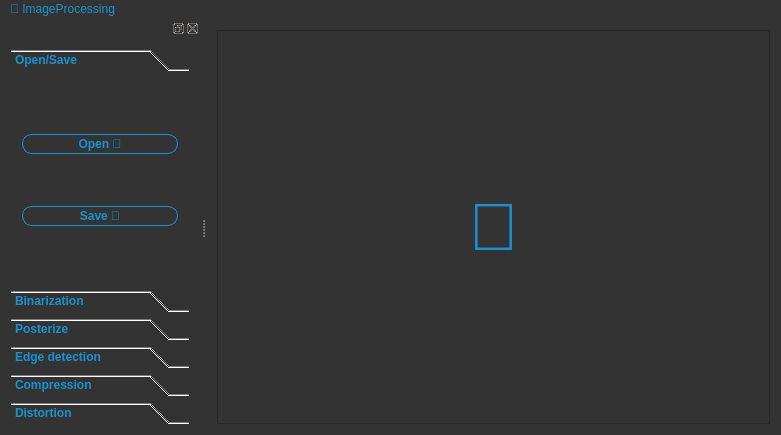
<?xml version="1.0" encoding="UTF-8"?>
<ui version="4.0">
 <class>MainWindow</class>
 <widget class="QMainWindow" name="MainWindow">
  <property name="geometry">
   <rect>
    <x>0</x>
    <y>0</y>
    <width>781</width>
    <height>435</height>
   </rect>
  </property>
  <property name="font">
   <font>
    <pointsize>50</pointsize>
   </font>
  </property>
  <property name="windowTitle">
   <string>MainWindow</string>
  </property>
  <property name="styleSheet">
   <string notr="true">#MainWindow {
	background:#333333;
}

QWidget { 
	color : #1793D1;
	background:#333333;
	font: &quot;Terminus (TTF)&quot;;
 }

QPushButton {
	border : 1px solid #1793D1;
	border-radius: 10px;
	padding: 2px;
}

QPushButton:hover {
	background:#1793D1;
	color: white;
}

QMenuBar {
	font: 75 14pt &quot;Terminus (TTF)&quot;;
}
</string>
  </property>
  <widget class="QWidget" name="centralWidget">
   <property name="styleSheet">
    <string notr="true">#centralWidget{
background:#333333;
}</string>
   </property>
   <layout class="QVBoxLayout" name="verticalLayout_7">
    <item>
     <widget class="QFrame" name="frame">
      <property name="toolTipDuration">
       <number>-1</number>
      </property>
      <property name="styleSheet">
       <string notr="true">#frame {
background:#333333;
}</string>
      </property>
      <property name="frameShape">
       <enum>QFrame::StyledPanel</enum>
      </property>
      <property name="frameShadow">
       <enum>QFrame::Raised</enum>
      </property>
      <property name="lineWidth">
       <number>0</number>
      </property>
      <layout class="QGridLayout" name="gridLayout">
       <property name="leftMargin">
        <number>10</number>
       </property>
       <property name="topMargin">
        <number>10</number>
       </property>
       <property name="rightMargin">
        <number>10</number>
       </property>
       <property name="bottomMargin">
        <number>10</number>
       </property>
       <property name="spacing">
        <number>0</number>
       </property>
       <item row="0" column="0">
        <widget class="displayLabel" name="displayImageLabel">
         <property name="sizePolicy">
          <sizepolicy hsizetype="MinimumExpanding" vsizetype="MinimumExpanding">
           <horstretch>0</horstretch>
           <verstretch>0</verstretch>
          </sizepolicy>
         </property>
         <property name="minimumSize">
          <size>
           <width>10</width>
           <height>10</height>
          </size>
         </property>
         <property name="font">
          <font>
           <pointsize>50</pointsize>
           <weight>50</weight>
           <italic>false</italic>
           <bold>false</bold>
          </font>
         </property>
         <property name="toolTipDuration">
          <number>-1</number>
         </property>
         <property name="layoutDirection">
          <enum>Qt::LeftToRight</enum>
         </property>
         <property name="styleSheet">
          <string notr="true">#displayImageLabel{
	background:#333333;	
	color : #1793D1;
}</string>
         </property>
         <property name="lineWidth">
          <number>0</number>
         </property>
         <property name="text">
          <string></string>
         </property>
         <property name="alignment">
          <set>Qt::AlignCenter</set>
         </property>
         <property name="indent">
          <number>0</number>
         </property>
        </widget>
       </item>
      </layout>
     </widget>
    </item>
   </layout>
  </widget>
  <widget class="QDockWidget" name="dockWidget">
   <property name="minimumSize">
    <size>
     <width>200</width>
     <height>319</height>
    </size>
   </property>
   <property name="autoFillBackground">
    <bool>false</bool>
   </property>
   <property name="styleSheet">
    <string notr="true"/>
   </property>
   <attribute name="dockWidgetArea">
    <number>1</number>
   </attribute>
   <widget class="QWidget" name="dockWidgetContents">
    <property name="styleSheet">
     <string notr="true">#dockWidgetContents {
background:#333333;
}</string>
    </property>
    <layout class="QFormLayout" name="formLayout">
     <item row="0" column="0" colspan="2">
      <widget class="QToolBox" name="toolBox">
       <property name="styleSheet">
        <string notr="true">
#toolBox {
	background: #333333;
}

QWidget { 
	color : #1793D1;
	background:#333333;
	font: 75 14pt &quot;Terminus (TTF)&quot;;
    font-weight:bold;
 }


QSlider::handle:horizontal {
	background: #1793D1;
	border-radius: 6px;
}


QPushButton {
	border : 1px solid #1793D1;
	border-radius: 10px;
	padding: 2px;
}

QPushButton:hover {
	background:#1793D1;
	color: white;
}
</string>
       </property>
       <property name="currentIndex">
        <number>0</number>
       </property>
       <widget class="QWidget" name="open_save">
        <property name="geometry">
         <rect>
          <x>0</x>
          <y>0</y>
          <width>182</width>
          <height>78</height>
         </rect>
        </property>
        <property name="styleSheet">
         <string notr="true"/>
        </property>
        <attribute name="label">
         <string>Open/Save</string>
        </attribute>
        <layout class="QVBoxLayout" name="verticalLayout_2">
         <item>
          <widget class="QPushButton" name="openImageButton">
           <property name="autoFillBackground">
            <bool>false</bool>
           </property>
           <property name="styleSheet">
            <string notr="true"/>
           </property>
           <property name="text">
            <string>Open </string>
           </property>
          </widget>
         </item>
         <item>
          <widget class="QPushButton" name="saveImageButton">
           <property name="styleSheet">
            <string notr="true"/>
           </property>
           <property name="text">
            <string>Save </string>
           </property>
          </widget>
         </item>
        </layout>
       </widget>
       <widget class="QWidget" name="binarization">
        <property name="geometry">
         <rect>
          <x>0</x>
          <y>0</y>
          <width>182</width>
          <height>78</height>
         </rect>
        </property>
        <property name="styleSheet">
         <string notr="true"/>
        </property>
        <attribute name="label">
         <string>Binarization</string>
        </attribute>
        <layout class="QVBoxLayout" name="verticalLayout_3">
         <item>
          <widget class="QPushButton" name="binarizeKmeansButton">
           <property name="text">
            <string>kmeans</string>
           </property>
          </widget>
         </item>
         <item>
          <widget class="QPushButton" name="binarizeFcmButton">
           <property name="text">
            <string>fuzzy c-means</string>
           </property>
          </widget>
         </item>
        </layout>
       </widget>
       <widget class="QWidget" name="poster">
        <property name="geometry">
         <rect>
          <x>0</x>
          <y>0</y>
          <width>182</width>
          <height>80</height>
         </rect>
        </property>
        <property name="styleSheet">
         <string notr="true"/>
        </property>
        <attribute name="label">
         <string>Posterize</string>
        </attribute>
        <layout class="QGridLayout" name="gridLayout_2">
         <item row="1" column="0">
          <widget class="QPushButton" name="posterizeButton">
           <property name="text">
            <string>Posterize</string>
           </property>
          </widget>
         </item>
         <item row="0" column="0">
          <widget class="QSpinBox" name="posterSpinBox">
           <property name="minimum">
            <number>2</number>
           </property>
          </widget>
         </item>
        </layout>
       </widget>
       <widget class="QWidget" name="edge_detection">
        <property name="geometry">
         <rect>
          <x>0</x>
          <y>0</y>
          <width>182</width>
          <height>120</height>
         </rect>
        </property>
        <property name="styleSheet">
         <string notr="true"/>
        </property>
        <attribute name="label">
         <string>Edge detection</string>
        </attribute>
        <layout class="QVBoxLayout" name="verticalLayout_4">
         <item>
          <widget class="QSlider" name="cannySlider">
           <property name="styleSheet">
            <string notr="true"/>
           </property>
           <property name="maximum">
            <number>50</number>
           </property>
           <property name="orientation">
            <enum>Qt::Horizontal</enum>
           </property>
          </widget>
         </item>
         <item>
          <widget class="QPushButton" name="cannyButton">
           <property name="text">
            <string>Canny</string>
           </property>
          </widget>
         </item>
         <item>
          <widget class="QSlider" name="fuzzySlider">
           <property name="orientation">
            <enum>Qt::Horizontal</enum>
           </property>
          </widget>
         </item>
         <item>
          <widget class="QPushButton" name="fuzzyButton">
           <property name="text">
            <string>Fuzzy</string>
           </property>
          </widget>
         </item>
        </layout>
       </widget>
       <widget class="QWidget" name="compression">
        <property name="geometry">
         <rect>
          <x>0</x>
          <y>0</y>
          <width>182</width>
          <height>80</height>
         </rect>
        </property>
        <property name="styleSheet">
         <string notr="true"/>
        </property>
        <attribute name="label">
         <string>Compression</string>
        </attribute>
        <layout class="QVBoxLayout" name="verticalLayout_5">
         <item>
          <widget class="QSpinBox" name="pcaSpinBox">
           <property name="minimum">
            <number>2</number>
           </property>
          </widget>
         </item>
         <item>
          <widget class="QPushButton" name="pcaButton">
           <property name="text">
            <string>PCA</string>
           </property>
          </widget>
         </item>
        </layout>
       </widget>
       <widget class="QWidget" name="distortion">
        <property name="geometry">
         <rect>
          <x>0</x>
          <y>0</y>
          <width>182</width>
          <height>68</height>
         </rect>
        </property>
        <property name="styleSheet">
         <string notr="true"/>
        </property>
        <attribute name="label">
         <string>Distortion</string>
        </attribute>
        <layout class="QVBoxLayout" name="verticalLayout_6">
         <item>
          <widget class="QPushButton" name="distortionButton">
           <property name="text">
            <string>start</string>
           </property>
          </widget>
         </item>
        </layout>
       </widget>
      </widget>
     </item>
    </layout>
   </widget>
  </widget>
  <widget class="QMenuBar" name="menuBar">
   <property name="geometry">
    <rect>
     <x>0</x>
     <y>0</y>
     <width>781</width>
     <height>26</height>
    </rect>
   </property>
   <widget class="QMenu" name="menuIP">
    <property name="title">
     <string> ImageProcessing</string>
    </property>
   </widget>
   <addaction name="menuIP"/>
  </widget>
 </widget>
 <layoutdefault spacing="6" margin="11"/>
 <customwidgets>
  <customwidget>
   <class>displayLabel</class>
   <extends>QLabel</extends>
   <header location="global">displaylabel.h</header>
  </customwidget>
 </customwidgets>
 <resources/>
 <connections/>
</ui>
